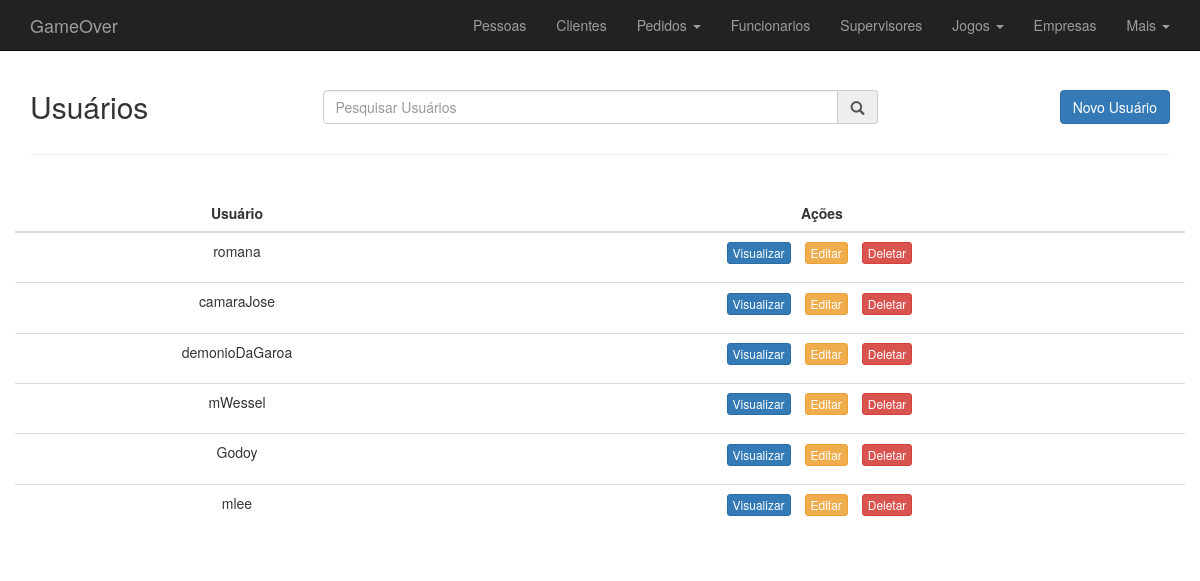
Before: /usuario.php with the older database file.
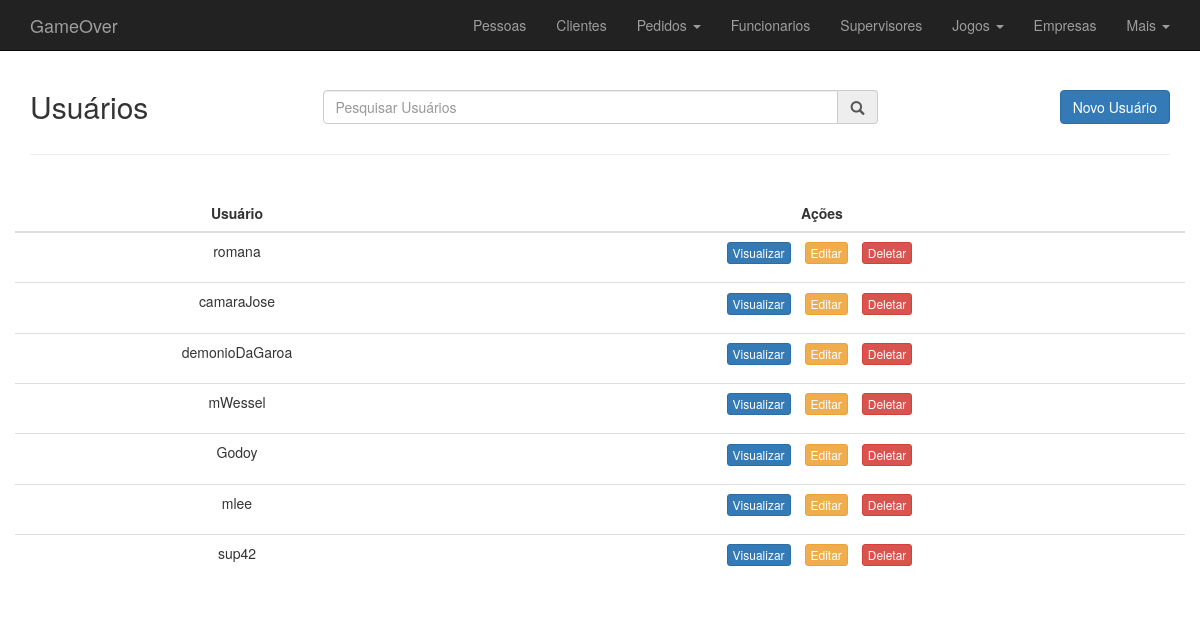
After: the same page with the newer database file.
### tables this page shows
CREATE TABLE IF NOT EXISTS `USUARIO` (
  `ID` INT AUTO_INCREMENT,
  `user` VARCHAR(20) NOT NULL,
  `senha` VARCHAR(255) NOT NULL,
  UNIQUE(`user`),
  PRIMARY KEY (`ID`));

### www/usuario/usuario_control.php (called while the page is built, shortened)
<?php
    $referencia = user;
    $table = USUARIO;
    $key = ID;
    $tableMin = strtolower($table);
?>

### www/bd_control/control.php (called while the page is built, shortened)
<?php
    function lista_tabela_simples($conexao, $tabela){
        $rows = array();
        $select = "SELECT * FROM {$tabela}";
        $resultado = mysqli_query($conexao, $select);
        while ($row = mysqli_fetch_assoc($resultado)) {
            array_push($rows, $row);
        }
        return $rows;
    }

### www/acoes.php (the view, shortened to what this page needs)
<td>
    <ul class="list-inline">
        <li>
            <form action="<?=$tableMin?>/<?=$tableMin?>_view.php" method="post">
                <button class="btn btn-primary btn-xs">Visualizar</button>
            </form>
        </li>
        <li>
            <form action="<?=$tableMin?>/<?=$tableMin?>_edit.php" method="post">
                <button class="btn btn-warning btn-xs">Editar</button>
            </form>
        </li>
        <li>
            <input type="button" class="btn btn-danger btn-xs" value="Deletar" onclick="confirmaDelete('<?=$row["{$referencia}"]?>','<?=$row["{$key}"]?>')">
        </li>
    </ul>
</td>

### www/usuario.php (shortened to what this page needs)
<?php
    include 'cabecalho.php';
    include 'bd_control/conecta.php';
    include 'bd_control/control.php';
    include 'usuario/usuario_control.php';
    $rows = lista_tabela_simples($conexao, $table);
?>
    <div class="container">
        <div class="row">
            <div class="col-md-3">
                <h2>Usuários</h2>
            </div>
            <div class="col-md-6">
                <div class="input-group h2">
                    <input name="busca" class="form-control" id="busca" type="text"
                    placeholder="Pesquisar Usuários">
                    <div class="input-group-addon"><span class="glyphicon glyphicon-search"></span></div>
                </div>
            </div>
            <div class="col-md-3">
                <a href="usuario/usuario_add.php" class="btn btn-primary pull-right h2">Novo Usuário</a>
            </div>
        </div>
        <hr />
        <br>
        <div id="list" class="row text-center">
            <div class=" table-responsivecol-md-12">
                <table class="table table-hover">
                    <thead>
                        <tr>
                            <th class="text-center">Usuário</th>
                            <th class="text-center">Ações</th>
                        </tr>
                    </thead>
                    <tbody id="itens">
                        <?php
                            foreach ($rows as $row):
                        ?>
                                <tr>
                                    <td><?= $row['user'] ?></td>
                                    <?php
                                        include 'acoes.php';
                                    ?>
                                </tr>
                        <?php
                            endforeach;
                        ?>
                    </tbody>
                </table>
            </div>
        </div>
    </div>
<?php
    include "rodape.php";
?>

Changed rows visible on the page:
added usuario: user "sup42"
